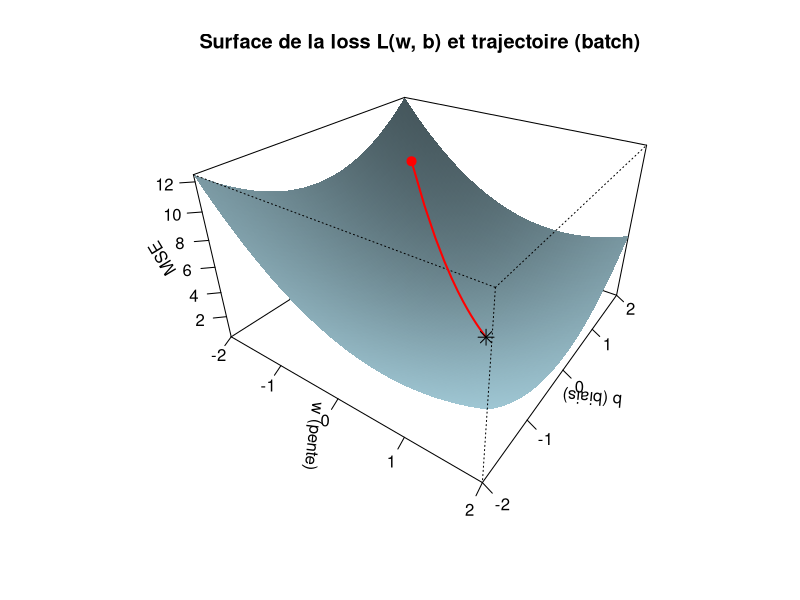
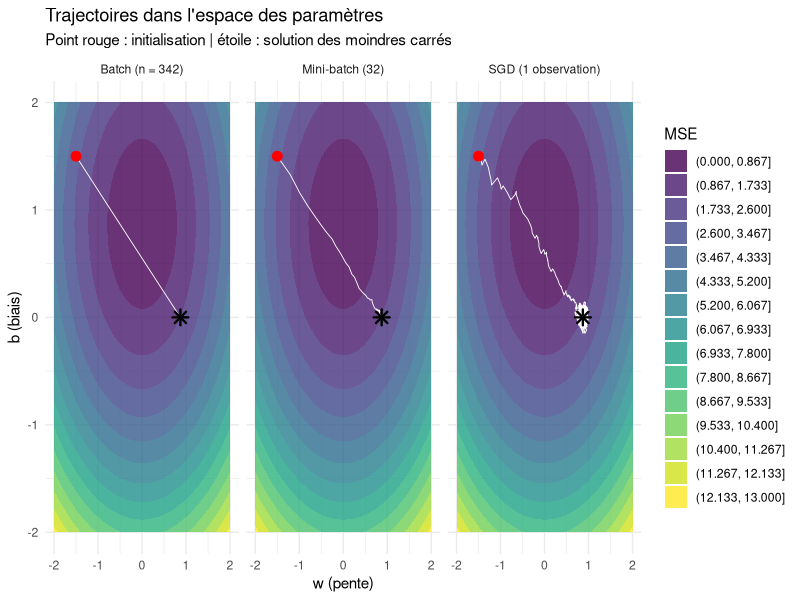
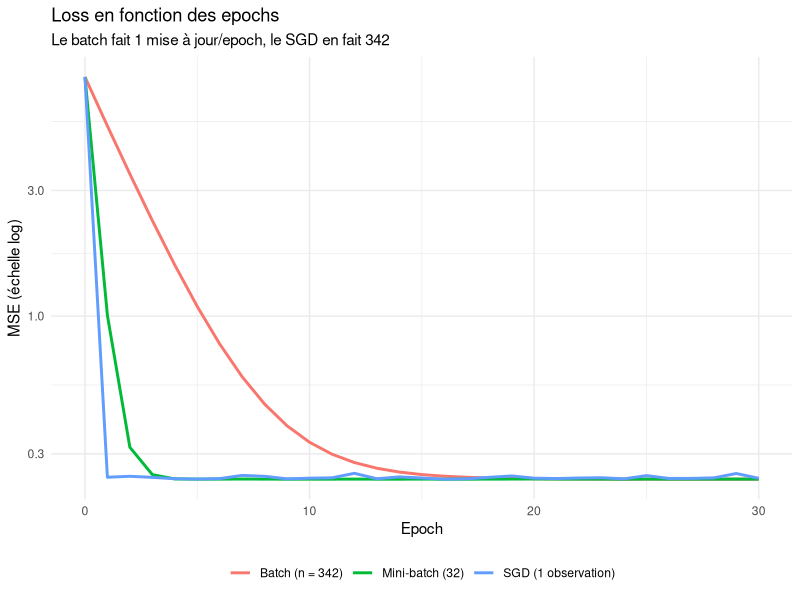
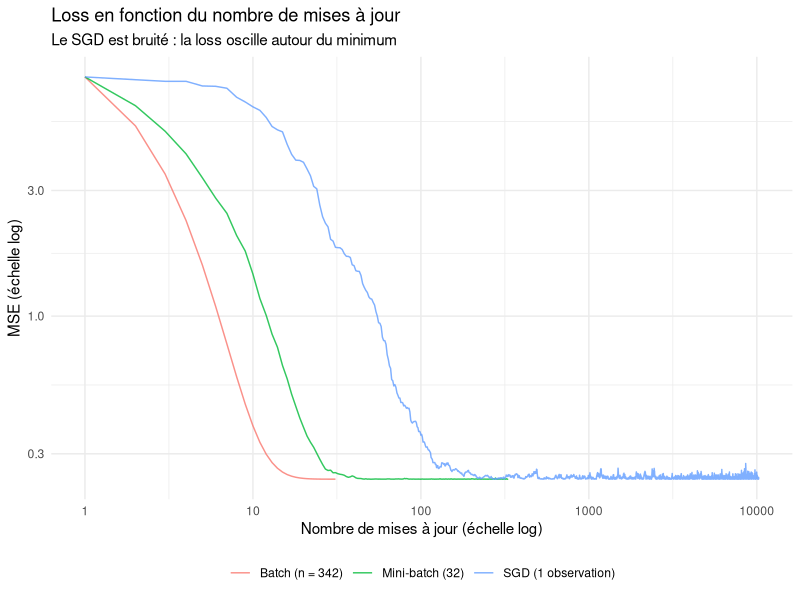

The R script that drew these images, in order:
library(tidyverse)
library(palmerpenguins)

# ------------------------------------------------------------------
# 1. Données : on retire les NA et on standardise x ET y
#    (surface de loss bien "ronde" -> convergence facile et comparable)
# ------------------------------------------------------------------
df <- penguins |>
  drop_na(flipper_length_mm, body_mass_g)

x_raw <- df$flipper_length_mm
y_raw <- df$body_mass_g

x <- as.numeric(scale(x_raw))
y <- as.numeric(scale(y_raw))
n <- length(x)

# Solution analytique (référence) dans l'espace standardisé
w_ols <- cov(x, y) / var(x)           # = cor(x, y)
b_ols <- mean(y) - w_ols * mean(x)    # = 0

# ------------------------------------------------------------------
# 2. Fonctions : MSE et descente de gradient générique
#    batch_size = n   -> descente de gradient "batch"
#    batch_size = 1   -> SGD (stochastique)
#    1 < batch_size < n -> mini-batch
# ------------------------------------------------------------------
mse <- function(w, b, x, y) mean((y - (b + w * x))^2)

gradient_descent <- function(x, y, w, b, lr, epochs, batch_size, seed = 1) {
  set.seed(seed)
  n <- length(x)
  n_batches <- ceiling(n / batch_size)
  n_steps <- epochs * n_batches
  
  # On enregistre les paramètres après chaque mise à jour
  w_hist <- numeric(n_steps + 1)
  b_hist <- numeric(n_steps + 1)
  epoch_hist <- integer(n_steps + 1)
  w_hist[1] <- w
  b_hist[1] <- b
  
  step <- 1
  for (epoch in 1:epochs) {
    idx <- sample(n)                                   # mélange des données
    batches <- split(idx, ceiling(seq_along(idx) / batch_size))
    
    for (batch in batches) {
      xb <- x[batch]
      yb <- y[batch]
      
      error <- yb - (b + w * xb)
      w_grad <- -2 * mean(error * xb)
      b_grad <- -2 * mean(error)
      
      w <- w - lr * w_grad
      b <- b - lr * b_grad
      
      step <- step + 1
      w_hist[step] <- w
      b_hist[step] <- b
      epoch_hist[step] <- epoch
    }
  }
  
  tibble(step = 0:n_steps, epoch = epoch_hist, w = w_hist, b = b_hist) |>
    # loss calculée sur TOUTES les données pour comparer les méthodes équitablement
    mutate(loss = map2_dbl(w, b, mse, x = x, y = y))
}

# ------------------------------------------------------------------
# 3. Configurations à comparer
# ------------------------------------------------------------------
w_init <- -1.5   # point de départ choisi loin de l'optimum (lisibilité du graphique)
b_init <- 1.5
epochs <- 30

configs <- tribble(
  ~method,                  ~batch_size, ~lr,
  "Batch (n = 342)",         n,          0.10,
  "Mini-batch (32)",         32,         0.05,
  "SGD (1 observation)",     1,          0.01
)

results <- pmap(configs, function(method, batch_size, lr) {
  gradient_descent(x, y, w_init, b_init, lr, epochs, batch_size) |>
    mutate(method = method)
}) |>
  bind_rows() |>
  mutate(method = factor(method, levels = configs$method))

# ------------------------------------------------------------------
# 4. Surface de loss L(w, b) : un paraboloïde (cuvette), pas une vraie cloche
# ------------------------------------------------------------------
w_seq <- seq(-2, 2, length.out = 80)
b_seq <- seq(-2, 2, length.out = 80)

loss_fun <- Vectorize(function(w, b) mse(w, b, x, y))
z <- outer(w_seq, b_seq, loss_fun)

grid <- expand_grid(w = w_seq, b = b_seq) |>
  mutate(loss = as.numeric(z))   # outer: w varie en premier -> ordre cohérent

# 4a. Surface 3D (base R) avec la trajectoire du batch GD
batch_path <- results |> filter(method == levels(method)[1])

pmat <- persp(
  w_seq, b_seq, z,
  theta = 35, phi = 30, expand = 0.6, col = "lightblue", border = NA,
  shade = 0.4, ticktype = "detailed",
  xlab = "w (pente)", ylab = "b (biais)", zlab = "MSE",
  main = "Surface de la loss L(w, b) et trajectoire (batch)"
)
lines(trans3d(batch_path$w, batch_path$b, batch_path$loss, pmat),
      col = "red", lwd = 2)
points(trans3d(w_init, b_init, batch_path$loss[1], pmat),
       pch = 19, col = "red", cex = 1.2)
points(trans3d(w_ols, b_ols, mse(w_ols, b_ols, x, y), pmat),
       pch = 8, col = "black", cex = 1.5)

# 4b. Courbes de niveau + trajectoires des trois méthodes
p_contour <- ggplot() +
  geom_contour_filled(data = grid, aes(w, b, z = loss), bins = 15, alpha = 0.8) +
  geom_path(data = results, aes(w, b), colour = "white", linewidth = 0.3) +
  geom_point(data = tibble(w = w_init, b = b_init), aes(w, b),
             colour = "red", size = 3) +
  geom_point(data = tibble(w = w_ols, b = b_ols), aes(w, b),
             shape = 8, colour = "black", size = 3, stroke = 1.2) +
  facet_wrap(~method) +
  labs(
    title = "Trajectoires dans l'espace des paramètres",
    subtitle = "Point rouge : initialisation | étoile : solution des moindres carrés",
    x = "w (pente)", y = "b (biais)", fill = "MSE"
  ) +
  theme_minimal()

print(p_contour)

# ------------------------------------------------------------------
# 5. Évolution de la loss : par epoch et par mise à jour des paramètres
# ------------------------------------------------------------------
loss_epoch <- results |>
  group_by(method, epoch) |>
  slice_tail(n = 1) |>      # loss en fin d'epoch (epoch 0 = initialisation)
  ungroup()

p_epoch <- ggplot(loss_epoch, aes(epoch, loss, colour = method)) +
  geom_line(linewidth = 1) +
  scale_y_log10() +
  labs(
    title = "Loss en fonction des epochs",
    subtitle = "Le batch fait 1 mise à jour/epoch, le SGD en fait 342",
    x = "Epoch", y = "MSE (échelle log)", colour = NULL
  ) +
  theme_minimal() +
  theme(legend.position = "bottom")

p_steps <- ggplot(results, aes(step + 1, loss, colour = method)) +
  geom_line(alpha = 0.8) +
  scale_x_log10() +
  scale_y_log10() +
  labs(
    title = "Loss en fonction du nombre de mises à jour",
    subtitle = "Le SGD est bruité : la loss oscille autour du minimum",
    x = "Nombre de mises à jour (échelle log)", y = "MSE (échelle log)", colour = NULL
  ) +
  theme_minimal() +
  theme(legend.position = "bottom")

print(p_epoch)
print(p_steps)

# ------------------------------------------------------------------
# 6. Résultats finaux et retour à l'échelle d'origine
# ------------------------------------------------------------------
final <- results |>
  group_by(method) |>
  slice_tail(n = 1) |>
  ungroup() |>
  mutate(
    # y_raw = mean(y) + sd(y) * (b + w * (x_raw - mean(x)) / sd(x))
    w_orig = w * sd(y_raw) / sd(x_raw),
    b_orig = mean(y_raw) + sd(y_raw) * b - w_orig * mean(x_raw)
  ) |>
  select(method, w, b, loss, w_orig, b_orig)

print(final)

cat("\nSolution analytique (échelle d'origine) :\n")
print(coef(lm(body_mass_g ~ flipper_length_mm, data = df)))
